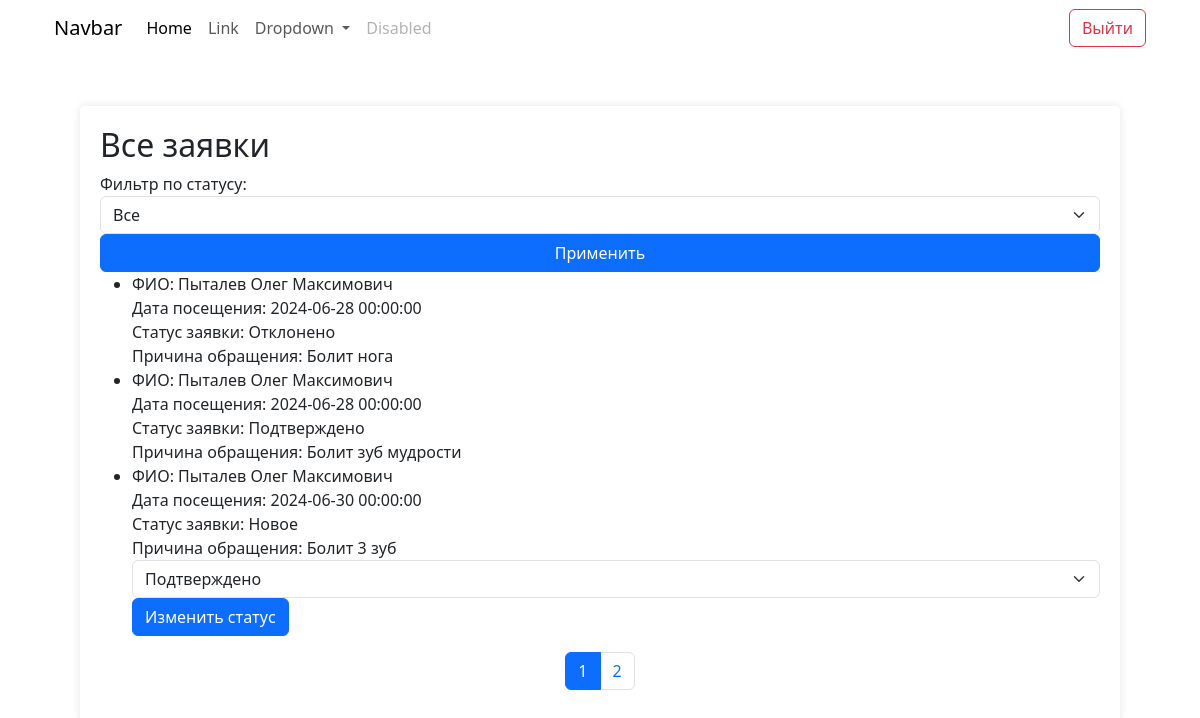
/admin_panel.php (signed in), run on the app's committed database.
### tables this page shows
CREATE TABLE `orders` (
  `id` int NOT NULL,
  `user_id` int NOT NULL,
  `order_date` datetime NOT NULL,
  `status` varchar(50) NOT NULL,
  `description` text
);

CREATE TABLE `users` (
  `id` int NOT NULL,
  `id_role` int DEFAULT NULL,
  `full_name` varchar(100) NOT NULL,
  `login` varchar(50) NOT NULL,
  `email` varchar(100) NOT NULL,
  `password` varchar(255) NOT NULL
);

### admin_panel.php (the view, shortened to what this page needs)
<?php
$status_filter = isset($_GET['status']) ? $_GET['status'] : '';
$page = isset($_GET['page']) ? (int)$_GET['page'] : 1;
$limit = 3;
$offset = ($page - 1) * $limit;
$sql = "SELECT orders.id, users.full_name, orders.description, orders.order_date, orders.status
        FROM orders
        JOIN users ON orders.user_id = users.id";
$sql .= " LIMIT $limit OFFSET $offset";
$result = mysqli_query($conn, $sql);
$count_sql = "SELECT COUNT(*) AS total FROM orders";
$count_result = mysqli_query($conn, $count_sql);
$count_row = mysqli_fetch_assoc($count_result);
$total_records = $count_row['total'];
$total_pages = ceil($total_records / $limit);
?>
<!DOCTYPE html>
<html lang="ru">
<head>
    <link rel="stylesheet" href="css/bootstrap.css">
    <link rel="stylesheet" href="css/style.css">
</head>
<body>
<section class="main-section">
    <div class="container main-section__container">
        <nav class="navbar navbar-expand-lg ">
            <div class="container-fluid">
                <a class="navbar-brand" href="index.php">Navbar</a>
                <div class="collapse navbar-collapse" id="navbarSupportedContent">
                    <ul class="navbar-nav me-auto mb-2 mb-lg-0">
                        <li class="nav-item">
                            <a class="nav-link active" aria-current="page" href="#">Home</a>
                        </li>
                        <li class="nav-item">
                            <a class="nav-link" href="#">Link</a>
                        </li>
                        <li class="nav-item dropdown">
                            <a class="nav-link dropdown-toggle" href="#" role="button" data-bs-toggle="dropdown" aria-expanded="false">
                                Dropdown
                            </a>
                        </li>
                        <li class="nav-item">
                            <a class="nav-link disabled" aria-disabled="true">Disabled</a>
                        </li>
                    </ul>
                    <form action="vendor/logout.php" class="d-flex" role="search">
                        <button class="btn btn-outline-danger" type="submit">Выйти</button>
                    </form>
                </div>
            </div>
        </nav>
    </div>
    <div class="container profile__container">
        <div class="profile__right-wrapper admin__right-wrapper">
            <div class="orders__header">
                <h2>Все заявки</h2>
                <form action="admin_panel.php" method="GET" class="filter__form">
                    <label for="status" class="filter__label">Фильтр по статусу:</label>
                    <select name="status" id="status" class="form-select filter__select">
                        <option value="">Все</option>
                    </select>
                    <button type="submit" class="btn btn-primary btn_max-width">Применить</button>
                </form>
            </div>
            <?php if (mysqli_num_rows($result) > 0): ?>
                <ul class="orders__list">
                    <?php while ($order = mysqli_fetch_assoc($result)): ?>
                        <li class="order">
                            <div class="order__fullname">ФИО: <?= htmlspecialchars($order['full_name']) ?></div>
                            <div class="order__date">Дата посещения: <?= htmlspecialchars($order['order_date']) ?></div>
                            <div class="order__status">Статус заявки: <?= htmlspecialchars($order['status']) ?></div>
                            <div class="order__description">Причина обращения: <?= htmlspecialchars($order['description']) ?></div>
                            <?php if ($order['status'] == 'Новое'): ?>
                                <form action="admin_panel.php" method="POST">
                                    <select name="status" class="form-select">
                                        <option value="Подтверждено">Подтверждено</option>
                                    </select>
                                    <button type="submit" class="btn btn-primary">Изменить статус</button>
                                </form>
                            <?php endif; ?>
                        </li>
                    <?php endwhile; ?>
                </ul>
                <nav aria-label="Page navigation" class="pagination__container">
                    <ul class="pagination">
                        <?php for ($i = 1; $i <= $total_pages; $i++): ?>
                            <li class="page-item <?= ($i == $page) ? 'active' : '' ?>">
                                <a class="page-link" href="admin_panel.php?page=<?= $i ?>&status=<?= $status_filter ?>"><?= $i ?></a>
                            </li>
                        <?php endfor; ?>
                    </ul>
                </nav>
            <?php else: ?>
                <div class="no-orders">Заявок нет</div>
            <?php endif; ?>
        </div>
    </div>
</section>
</body>
</html>

### css/style.css (style rules this page uses)
* { box-sizing: border-box; }
.main-section { background: #fff; min-height: 800px; }
.profile__container { padding: 50px; display: flex; justify-content: space-between; }
.profile__right-wrapper { padding: 20px; height: auto; width: 78%; border-radius: 5px; box-shadow: 0 0 10px rgba(0,0,0,0.1); }
.btn_max-width { width: 100%; }
.admin__right-wrapper { width: 100%; min-height: 400px; }
.pagination__container { display: flex; justify-content: center; }

### data on the page
orders: user.full_name "Пыталев Олег Максимович", order_date "2024-06-28 00:00:00", status "Отклонено", description "Болит нога"
orders: user.full_name "Пыталев Олег Максимович", order_date "2024-06-28 00:00:00", status "Подтверждено", description "Болит зуб мудрости"
orders: user.full_name "Пыталев Олег Максимович", order_date "2024-06-30 00:00:00", status "Новое", description "Болит 3 зуб"
